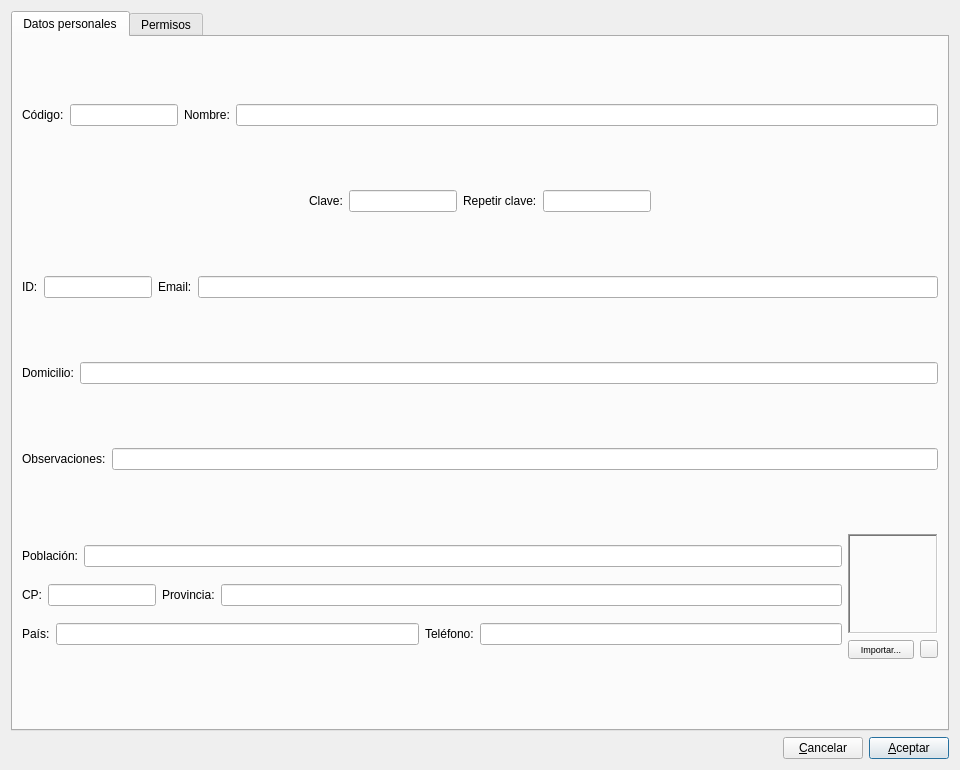
<?xml version="1.0" encoding="UTF-8"?>
<ui version="4.0">
 <class>usuario</class>
 <widget class="QDialog" name="usuario">
  <property name="geometry">
   <rect>
    <x>0</x>
    <y>0</y>
    <width>960</width>
    <height>770</height>
   </rect>
  </property>
  <property name="windowTitle">
   <string>Edición de usuario</string>
  </property>
  <layout class="QVBoxLayout" name="verticalLayout_5">
   <item>
    <widget class="QTabWidget" name="tabWidget">
     <property name="currentIndex">
      <number>0</number>
     </property>
     <widget class="QWidget" name="tab">
      <attribute name="title">
       <string>Datos personales</string>
      </attribute>
      <layout class="QVBoxLayout" name="verticalLayout_4">
       <item>
        <layout class="QHBoxLayout" name="horizontalLayout_2">
         <item>
          <widget class="QLabel" name="label">
           <property name="text">
            <string>Código:</string>
           </property>
          </widget>
         </item>
         <item>
          <widget class="QLineEdit" name="codigolineEdit">
           <property name="sizePolicy">
            <sizepolicy hsizetype="Fixed" vsizetype="Fixed">
             <horstretch>0</horstretch>
             <verstretch>0</verstretch>
            </sizepolicy>
           </property>
           <property name="readOnly">
            <bool>true</bool>
           </property>
          </widget>
         </item>
         <item>
          <widget class="QLabel" name="label_2">
           <property name="text">
            <string>Nombre:</string>
           </property>
          </widget>
         </item>
         <item>
          <widget class="QLineEdit" name="nombrelineEdit"/>
         </item>
        </layout>
       </item>
       <item>
        <layout class="QHBoxLayout" name="horizontalLayout_3">
         <item>
          <spacer name="horizontalSpacer_2">
           <property name="orientation">
            <enum>Qt::Orientation::Horizontal</enum>
           </property>
           <property name="sizeHint" stdset="0">
            <size>
             <width>40</width>
             <height>20</height>
            </size>
           </property>
          </spacer>
         </item>
         <item>
          <widget class="QLabel" name="label_15">
           <property name="text">
            <string>Clave:</string>
           </property>
          </widget>
         </item>
         <item>
          <widget class="QLineEdit" name="clave1lineEdit">
           <property name="sizePolicy">
            <sizepolicy hsizetype="Fixed" vsizetype="Fixed">
             <horstretch>0</horstretch>
             <verstretch>0</verstretch>
            </sizepolicy>
           </property>
           <property name="echoMode">
            <enum>QLineEdit::EchoMode::Password</enum>
           </property>
          </widget>
         </item>
         <item>
          <widget class="QLabel" name="label_4">
           <property name="text">
            <string>Repetir clave:</string>
           </property>
          </widget>
         </item>
         <item>
          <widget class="QLineEdit" name="clave2lineEdit">
           <property name="sizePolicy">
            <sizepolicy hsizetype="Fixed" vsizetype="Fixed">
             <horstretch>0</horstretch>
             <verstretch>0</verstretch>
            </sizepolicy>
           </property>
           <property name="echoMode">
            <enum>QLineEdit::EchoMode::Password</enum>
           </property>
          </widget>
         </item>
         <item>
          <spacer name="horizontalSpacer_3">
           <property name="orientation">
            <enum>Qt::Orientation::Horizontal</enum>
           </property>
           <property name="sizeHint" stdset="0">
            <size>
             <width>40</width>
             <height>20</height>
            </size>
           </property>
          </spacer>
         </item>
        </layout>
       </item>
       <item>
        <layout class="QHBoxLayout" name="horizontalLayout_4">
         <item>
          <widget class="QLabel" name="label_5">
           <property name="text">
            <string>ID:</string>
           </property>
          </widget>
         </item>
         <item>
          <widget class="QLineEdit" name="niflineEdit">
           <property name="sizePolicy">
            <sizepolicy hsizetype="Fixed" vsizetype="Fixed">
             <horstretch>0</horstretch>
             <verstretch>0</verstretch>
            </sizepolicy>
           </property>
          </widget>
         </item>
         <item>
          <widget class="QLabel" name="label_6">
           <property name="text">
            <string>Email:</string>
           </property>
          </widget>
         </item>
         <item>
          <widget class="QLineEdit" name="emaillineEdit"/>
         </item>
        </layout>
       </item>
       <item>
        <layout class="QHBoxLayout" name="horizontalLayout_5">
         <item>
          <widget class="QLabel" name="label_7">
           <property name="text">
            <string>Domicilio:</string>
           </property>
          </widget>
         </item>
         <item>
          <widget class="QLineEdit" name="domiciliolineEdit"/>
         </item>
        </layout>
       </item>
       <item>
        <layout class="QHBoxLayout" name="horizontalLayout_6">
         <item>
          <widget class="QLabel" name="label_13">
           <property name="text">
            <string>Observaciones:</string>
           </property>
          </widget>
         </item>
         <item>
          <widget class="QLineEdit" name="observacioneslineEdit"/>
         </item>
        </layout>
       </item>
       <item>
        <layout class="QHBoxLayout" name="horizontalLayout_11">
         <item>
          <layout class="QVBoxLayout" name="verticalLayout_3">
           <item>
            <layout class="QHBoxLayout" name="horizontalLayout_7">
             <item>
              <widget class="QLabel" name="label_8">
               <property name="text">
                <string>Población:</string>
               </property>
              </widget>
             </item>
             <item>
              <widget class="QLineEdit" name="poblacionlineEdit"/>
             </item>
            </layout>
           </item>
           <item>
            <layout class="QHBoxLayout" name="horizontalLayout_8">
             <item>
              <widget class="QLabel" name="label_9">
               <property name="text">
                <string>CP:</string>
               </property>
              </widget>
             </item>
             <item>
              <widget class="QLineEdit" name="cplineEdit">
               <property name="sizePolicy">
                <sizepolicy hsizetype="Fixed" vsizetype="Fixed">
                 <horstretch>0</horstretch>
                 <verstretch>0</verstretch>
                </sizepolicy>
               </property>
              </widget>
             </item>
             <item>
              <widget class="QLabel" name="label_10">
               <property name="text">
                <string>Provincia:</string>
               </property>
              </widget>
             </item>
             <item>
              <widget class="QLineEdit" name="provincialineEdit"/>
             </item>
            </layout>
           </item>
           <item>
            <layout class="QHBoxLayout" name="horizontalLayout_9">
             <item>
              <widget class="QLabel" name="label_12">
               <property name="text">
                <string>País:</string>
               </property>
              </widget>
             </item>
             <item>
              <widget class="QLineEdit" name="paislineEdit"/>
             </item>
             <item>
              <widget class="QLabel" name="label_11">
               <property name="text">
                <string>Teléfono:</string>
               </property>
              </widget>
             </item>
             <item>
              <widget class="QLineEdit" name="tfnolineEdit"/>
             </item>
            </layout>
           </item>
          </layout>
         </item>
         <item>
          <layout class="QVBoxLayout" name="verticalLayout_2">
           <item>
            <widget class="QLabel" name="fotolabel">
             <property name="sizePolicy">
              <sizepolicy hsizetype="Fixed" vsizetype="Fixed">
               <horstretch>0</horstretch>
               <verstretch>0</verstretch>
              </sizepolicy>
             </property>
             <property name="minimumSize">
              <size>
               <width>90</width>
               <height>100</height>
              </size>
             </property>
             <property name="maximumSize">
              <size>
               <width>90</width>
               <height>100</height>
              </size>
             </property>
             <property name="frameShape">
              <enum>QFrame::Shape::WinPanel</enum>
             </property>
             <property name="frameShadow">
              <enum>QFrame::Shadow::Sunken</enum>
             </property>
             <property name="lineWidth">
              <number>0</number>
             </property>
             <property name="text">
              <string/>
             </property>
            </widget>
           </item>
           <item>
            <layout class="QHBoxLayout" name="horizontalLayout_10">
             <item>
              <widget class="QPushButton" name="fotopushButton">
               <property name="sizePolicy">
                <sizepolicy hsizetype="Minimum" vsizetype="Minimum">
                 <horstretch>0</horstretch>
                 <verstretch>0</verstretch>
                </sizepolicy>
               </property>
               <property name="maximumSize">
                <size>
                 <width>66</width>
                 <height>21</height>
                </size>
               </property>
               <property name="font">
                <font>
                 <pointsize>7</pointsize>
                </font>
               </property>
               <property name="text">
                <string>Importar...</string>
               </property>
              </widget>
             </item>
             <item>
              <widget class="QPushButton" name="borrafotopushButton">
               <property name="maximumSize">
                <size>
                 <width>18</width>
                 <height>18</height>
                </size>
               </property>
               <property name="text">
                <string/>
               </property>
               <property name="icon">
                <iconset resource="keme.qrc">
                 <normaloff>:/iconos/graf/borraelem.png</normaloff>:/iconos/graf/borraelem.png</iconset>
               </property>
               <property name="iconSize">
                <size>
                 <width>12</width>
                 <height>12</height>
                </size>
               </property>
              </widget>
             </item>
            </layout>
           </item>
          </layout>
         </item>
        </layout>
       </item>
      </layout>
     </widget>
     <widget class="QWidget" name="tab_2">
      <attribute name="title">
       <string>Permisos</string>
      </attribute>
      <layout class="QVBoxLayout" name="verticalLayout">
       <item>
        <layout class="QGridLayout" name="gridLayout">
         <item row="17" column="1">
          <widget class="QCheckBox" name="checkBox70">
           <property name="text">
            <string>Previsiones-realizaciones</string>
           </property>
          </widget>
         </item>
         <item row="19" column="0">
          <widget class="QCheckBox" name="checkBox77">
           <property name="text">
            <string>Marcar como cerrado ejercicio</string>
           </property>
          </widget>
         </item>
         <item row="13" column="2">
          <widget class="QCheckBox" name="checkBox55">
           <property name="text">
            <string>Libro facturas recibidas</string>
           </property>
          </widget>
         </item>
         <item row="14" column="1">
          <widget class="QCheckBox" name="checkBox58">
           <property name="text">
            <string>Imputaciones cuenta</string>
           </property>
          </widget>
         </item>
         <item row="13" column="1">
          <widget class="QCheckBox" name="checkBox54">
           <property name="text">
            <string>Chequear libros de facturas (IVA)</string>
           </property>
          </widget>
         </item>
         <item row="18" column="1">
          <widget class="QCheckBox" name="checkBox74">
           <property name="text">
            <string>Importar asientos</string>
           </property>
          </widget>
         </item>
         <item row="12" column="0">
          <widget class="QCheckBox" name="checkBox49">
           <property name="text">
            <string>IVA repercutido</string>
           </property>
          </widget>
         </item>
         <item row="11" column="0">
          <widget class="QCheckBox" name="checkBox45">
           <property name="text">
            <string>Asignar tipos vencim. a cuentas</string>
           </property>
          </widget>
         </item>
         <item row="0" column="1">
          <widget class="QCheckBox" name="checkBox2">
           <property name="text">
            <string>Edición ejercicios contables</string>
           </property>
          </widget>
         </item>
         <item row="9" column="2">
          <widget class="QCheckBox" name="checkBox39">
           <property name="text">
            <string>Importar cuaderno 43</string>
           </property>
          </widget>
         </item>
         <item row="17" column="2">
          <widget class="QCheckBox" name="checkBox71">
           <property name="text">
            <string>Asiento amortizaciones</string>
           </property>
          </widget>
         </item>
         <item row="19" column="1">
          <widget class="QCheckBox" name="checkBox78">
           <property name="text">
            <string>Asignar diario</string>
           </property>
          </widget>
         </item>
         <item row="15" column="1">
          <widget class="QCheckBox" name="checkBox62">
           <property name="text">
            <string>Cambiar imputaciones a cuenta</string>
           </property>
          </widget>
         </item>
         <item row="7" column="3">
          <widget class="QCheckBox" name="checkBox32">
           <property name="text">
            <string>Tipos de diario</string>
           </property>
          </widget>
         </item>
         <item row="17" column="3">
          <widget class="QCheckBox" name="checkBox72">
           <property name="text">
            <string>Plan de amortizaciones</string>
           </property>
          </widget>
         </item>
         <item row="10" column="2">
          <widget class="QCheckBox" name="checkBox43">
           <property name="text">
            <string>Procesar vencimientos</string>
           </property>
          </widget>
         </item>
         <item row="13" column="3">
          <widget class="QCheckBox" name="checkBox56">
           <property name="text">
            <string>Libro facturas emitidas</string>
           </property>
          </widget>
         </item>
         <item row="6" column="1">
          <widget class="QCheckBox" name="checkBox26">
           <property name="text">
            <string>Imprimir diario</string>
           </property>
          </widget>
         </item>
         <item row="14" column="2">
          <widget class="QCheckBox" name="checkBox59">
           <property name="text">
            <string>Ver inputaciones diario</string>
           </property>
          </widget>
         </item>
         <item row="1" column="3">
          <widget class="QCheckBox" name="checkBox8">
           <property name="text">
            <string>Crear/borrar base datos</string>
           </property>
          </widget>
         </item>
         <item row="13" column="0">
          <widget class="QCheckBox" name="checkBox53">
           <property name="text">
            <string>Asignar cuentas a tipos de IVA</string>
           </property>
          </widget>
         </item>
         <item row="2" column="0">
          <widget class="QCheckBox" name="checkBox9">
           <property name="text">
            <string>Copiar empresa</string>
           </property>
          </widget>
         </item>
         <item row="10" column="1">
          <widget class="QCheckBox" name="checkBox42">
           <property name="text">
            <string>Asignar vencimientos</string>
           </property>
          </widget>
         </item>
         <item row="2" column="2">
          <widget class="QCheckBox" name="checkBox11">
           <property name="text">
            <string>Plan</string>
           </property>
          </widget>
         </item>
         <item row="10" column="3">
          <widget class="QCheckBox" name="checkBox44">
           <property name="text">
            <string>Domiciliaciones bancarias</string>
           </property>
          </widget>
         </item>
         <item row="4" column="2">
          <widget class="QCheckBox" name="checkBox19">
           <property name="text">
            <string>Edición asientos</string>
           </property>
          </widget>
         </item>
         <item row="3" column="0">
          <widget class="QCheckBox" name="checkBox13">
           <property name="text">
            <string>Datos accesorios cuenta auxiliar</string>
           </property>
          </widget>
         </item>
         <item row="3" column="3">
          <widget class="QCheckBox" name="checkBox16">
           <property name="text">
            <string>Exportar plan</string>
           </property>
          </widget>
         </item>
         <item row="8" column="1">
          <widget class="QCheckBox" name="checkBox34">
           <property name="text">
            <string>Edición de regularizaciones</string>
           </property>
          </widget>
         </item>
         <item row="0" column="3">
          <widget class="QCheckBox" name="checkBox4">
           <property name="text">
            <string>Editar notas</string>
           </property>
          </widget>
         </item>
         <item row="18" column="0">
          <widget class="QCheckBox" name="checkBox73">
           <property name="text">
            <string>Preferencias puesto</string>
           </property>
          </widget>
         </item>
         <item row="18" column="2">
          <widget class="QCheckBox" name="checkBox75">
           <property name="text">
            <string>Importar Contaplús</string>
           </property>
          </widget>
         </item>
         <item row="4" column="3">
          <widget class="QCheckBox" name="checkBox20">
           <property name="text">
            <string>Marcar revisado asiento</string>
           </property>
          </widget>
         </item>
         <item row="11" column="3">
          <widget class="QCheckBox" name="checkBox48">
           <property name="text">
            <string>IVA soportado</string>
           </property>
          </widget>
         </item>
         <item row="6" column="2">
          <widget class="QCheckBox" name="checkBox27">
           <property name="text">
            <string>Edición conceptos contables</string>
           </property>
          </widget>
         </item>
         <item row="14" column="3">
          <widget class="QCheckBox" name="checkBox60">
           <property name="text">
            <string>Intercambia CI diario</string>
           </property>
          </widget>
         </item>
         <item row="15" column="3">
          <widget class="QCheckBox" name="checkBox64">
           <property name="text">
            <string>Edición estados</string>
           </property>
          </widget>
         </item>
         <item row="17" column="0">
          <widget class="QCheckBox" name="checkBox69">
           <property name="text">
            <string>Edición presupuestos</string>
           </property>
          </widget>
         </item>
         <item row="1" column="1">
          <widget class="QCheckBox" name="checkBox6">
           <property name="text">
            <string>Conexión base de datos</string>
           </property>
          </widget>
         </item>
         <item row="15" column="0">
          <widget class="QCheckBox" name="checkBox61">
           <property name="text">
            <string>Reasignar imputaciones</string>
           </property>
          </widget>
         </item>
         <item row="3" column="2">
          <widget class="QCheckBox" name="checkBox15">
           <property name="text">
            <string>Bloquear cuentas</string>
           </property>
          </widget>
         </item>
         <item row="2" column="3">
          <widget class="QCheckBox" name="checkBox12">
           <property name="text">
            <string>Cuentas auxiliares/Externos</string>
           </property>
          </widget>
         </item>
         <item row="20" column="2">
          <widget class="QCheckBox" name="checkBox83">
           <property name="text">
            <string>Activar visor local</string>
           </property>
          </widget>
         </item>
         <item row="11" column="1">
          <widget class="QCheckBox" name="checkBox46">
           <property name="text">
            <string>Editar tipos vencimiento/formas pago</string>
           </property>
          </widget>
         </item>
         <item row="19" column="3">
          <widget class="QCheckBox" name="checkBox80">
           <property name="text">
            <string>Consolidación</string>
           </property>
          </widget>
         </item>
         <item row="16" column="0">
          <widget class="QCheckBox" name="checkBox65">
           <property name="text">
            <string>ECPN Pymes</string>
           </property>
          </widget>
         </item>
         <item row="12" column="1">
          <widget class="QCheckBox" name="checkBox50">
           <property name="text">
            <string>IVA AIB</string>
           </property>
          </widget>
         </item>
         <item row="20" column="0">
          <widget class="QCheckBox" name="checkBox81">
           <property name="text">
            <string>Copia seguridad</string>
           </property>
          </widget>
         </item>
         <item row="6" column="0">
          <widget class="QCheckBox" name="checkBox25">
           <property name="text">
            <string>Cargar espera</string>
           </property>
          </widget>
         </item>
         <item row="0" column="0">
          <widget class="QCheckBox" name="checkBox1">
           <property name="text">
            <string>Configuración empresa</string>
           </property>
          </widget>
         </item>
         <item row="12" column="3">
          <widget class="QCheckBox" name="checkBox52">
           <property name="text">
            <string>TIPOS DE IVA</string>
           </property>
          </widget>
         </item>
         <item row="12" column="2">
          <widget class="QCheckBox" name="checkBox51">
           <property name="text">
            <string>IVA EIB</string>
           </property>
          </widget>
         </item>
         <item row="16" column="3">
          <widget class="QCheckBox" name="checkBox68">
           <property name="text">
            <string>Procesar memoria</string>
           </property>
          </widget>
         </item>
         <item row="20" column="3">
          <widget class="QCheckBox" name="checkBox84">
           <property name="text">
            <string>SII</string>
           </property>
          </widget>
         </item>
         <item row="16" column="1">
          <widget class="QCheckBox" name="checkBox66">
           <property name="text">
            <string>XML Cuentas</string>
           </property>
          </widget>
         </item>
         <item row="8" column="3">
          <widget class="QCheckBox" name="checkBox36">
           <property name="text">
            <string>Balance de sumas y saldo</string>
           </property>
          </widget>
         </item>
         <item row="19" column="2">
          <widget class="QCheckBox" name="checkBox79">
           <property name="text">
            <string>Agrupar TEX en libro</string>
           </property>
          </widget>
         </item>
         <item row="2" column="1">
          <widget class="QCheckBox" name="checkBox10">
           <property name="text">
            <string>Tablas AEAT/Mercantiles</string>
           </property>
          </widget>
         </item>
         <item row="20" column="1">
          <widget class="QCheckBox" name="checkBox82">
           <property name="text">
            <string>Utilidades contabilidad</string>
           </property>
          </widget>
         </item>
         <item row="6" column="3">
          <widget class="QCheckBox" name="checkBox28">
           <property name="text">
            <string>Edición asientos automáticos</string>
           </property>
          </widget>
         </item>
         <item row="16" column="2">
          <widget class="QCheckBox" name="checkBox67">
           <property name="text">
            <string>XML IS</string>
           </property>
          </widget>
         </item>
         <item row="4" column="0">
          <widget class="QCheckBox" name="checkBox17">
           <property name="text">
            <string>Importar plan</string>
           </property>
          </widget>
         </item>
         <item row="7" column="2">
          <widget class="QCheckBox" name="checkBox31">
           <property name="text">
            <string>Fin ejercicio</string>
           </property>
          </widget>
         </item>
         <item row="5" column="0">
          <widget class="QCheckBox" name="checkBox21">
           <property name="text">
            <string>Asigna fichero documento</string>
           </property>
          </widget>
         </item>
         <item row="1" column="2">
          <widget class="QCheckBox" name="checkBox7">
           <property name="text">
            <string>Gestión de usuarios</string>
           </property>
          </widget>
         </item>
         <item row="5" column="1">
          <widget class="QCheckBox" name="checkBox22">
           <property name="text">
            <string>Borrar asiento</string>
           </property>
          </widget>
         </item>
         <item row="15" column="2">
          <widget class="QCheckBox" name="checkBox63">
           <property name="text">
            <string>Ejecutar Estados Contables</string>
           </property>
          </widget>
         </item>
         <item row="1" column="0">
          <widget class="QCheckBox" name="checkBox5">
           <property name="text">
            <string>Consultar notas</string>
           </property>
          </widget>
         </item>
         <item row="7" column="1">
          <widget class="QCheckBox" name="checkBox30">
           <property name="text">
            <string>Exportar automáticos</string>
           </property>
          </widget>
         </item>
         <item row="8" column="2">
          <widget class="QCheckBox" name="checkBox35">
           <property name="text">
            <string>Importar regularizaciones</string>
           </property>
          </widget>
         </item>
         <item row="10" column="0">
          <widget class="QCheckBox" name="checkBox41">
           <property name="text">
            <string>Consultar retenciones</string>
           </property>
          </widget>
         </item>
         <item row="9" column="3">
          <widget class="QCheckBox" name="checkBox40">
           <property name="text">
            <string>Conceptos de conciliación</string>
           </property>
          </widget>
         </item>
         <item row="11" column="2">
          <widget class="QCheckBox" name="checkBox47">
           <property name="text">
            <string>Vencimientos anulados</string>
           </property>
          </widget>
         </item>
         <item row="18" column="3">
          <widget class="QCheckBox" name="checkBox76">
           <property name="text">
            <string>Procesar fichero importación</string>
           </property>
          </widget>
         </item>
         <item row="5" column="3">
          <widget class="QCheckBox" name="checkBox24">
           <property name="text">
            <string>Acceso portapales</string>
           </property>
          </widget>
         </item>
         <item row="9" column="0">
          <widget class="QCheckBox" name="checkBox37">
           <property name="text">
            <string>Modelos operaciones, 347/340</string>
           </property>
          </widget>
         </item>
         <item row="4" column="1">
          <widget class="QCheckBox" name="checkBox18">
           <property name="text">
            <string>Nuevo asiento</string>
           </property>
          </widget>
         </item>
         <item row="8" column="0">
          <widget class="QCheckBox" name="checkBox33">
           <property name="text">
            <string>Ejecutar regularizaciones</string>
           </property>
          </widget>
         </item>
         <item row="14" column="0">
          <widget class="QCheckBox" name="checkBox57">
           <property name="text">
            <string>Edición CI</string>
           </property>
          </widget>
         </item>
         <item row="9" column="1">
          <widget class="QCheckBox" name="checkBox38">
           <property name="text">
            <string>Conciliación de cuentas</string>
           </property>
          </widget>
         </item>
         <item row="0" column="2">
          <widget class="QCheckBox" name="checkBox3">
           <property name="text">
            <string>Habilitar/Deshabilitar períodos</string>
           </property>
          </widget>
         </item>
         <item row="3" column="1">
          <widget class="QCheckBox" name="checkBox14">
           <property name="text">
            <string>Asignar IVA/Retención a cuentas</string>
           </property>
          </widget>
         </item>
         <item row="7" column="0">
          <widget class="QCheckBox" name="checkBox29">
           <property name="text">
            <string>Ejecutar automáticos</string>
           </property>
          </widget>
         </item>
         <item row="5" column="2">
          <widget class="QCheckBox" name="checkBox23">
           <property name="text">
            <string>Filtrar diario</string>
           </property>
          </widget>
         </item>
         <item row="21" column="0">
          <widget class="QCheckBox" name="checkBox85">
           <property name="text">
            <string>Contabiliza/Renumera borrador</string>
           </property>
          </widget>
         </item>
        </layout>
       </item>
       <item>
        <layout class="QHBoxLayout" name="horizontalLayout">
         <item>
          <spacer name="horizontalSpacer">
           <property name="orientation">
            <enum>Qt::Orientation::Horizontal</enum>
           </property>
           <property name="sizeHint" stdset="0">
            <size>
             <width>40</width>
             <height>20</height>
            </size>
           </property>
          </spacer>
         </item>
         <item>
          <widget class="QPushButton" name="todopushButton">
           <property name="text">
            <string>Chequear &amp;todo</string>
           </property>
           <property name="icon">
            <iconset resource="keme.qrc">
             <normaloff>:/iconos/graf/reload2.png</normaloff>:/iconos/graf/reload2.png</iconset>
           </property>
          </widget>
         </item>
         <item>
          <widget class="QPushButton" name="nadapushButton">
           <property name="text">
            <string>Chequear &amp;nada</string>
           </property>
           <property name="icon">
            <iconset resource="keme.qrc">
             <normaloff>:/iconos/graf/borraelem.png</normaloff>:/iconos/graf/borraelem.png</iconset>
           </property>
          </widget>
         </item>
        </layout>
       </item>
      </layout>
     </widget>
    </widget>
   </item>
   <item>
    <layout class="QHBoxLayout" name="horizontalLayout_12">
     <item>
      <spacer name="horizontalSpacer_4">
       <property name="orientation">
        <enum>Qt::Orientation::Horizontal</enum>
       </property>
       <property name="sizeHint" stdset="0">
        <size>
         <width>40</width>
         <height>20</height>
        </size>
       </property>
      </spacer>
     </item>
     <item>
      <widget class="QPushButton" name="cancelarpushButton">
       <property name="text">
        <string>&amp;Cancelar</string>
       </property>
       <property name="icon">
        <iconset resource="keme.qrc">
         <normaloff>:/iconos/graf/borrar.png</normaloff>:/iconos/graf/borrar.png</iconset>
       </property>
      </widget>
     </item>
     <item>
      <widget class="QPushButton" name="aceptarpushButton">
       <property name="text">
        <string>&amp;Aceptar</string>
       </property>
       <property name="icon">
        <iconset resource="keme.qrc">
         <normaloff>:/iconos/graf/check2.png</normaloff>:/iconos/graf/check2.png</iconset>
       </property>
       <property name="default">
        <bool>true</bool>
       </property>
      </widget>
     </item>
    </layout>
   </item>
  </layout>
 </widget>
 <tabstops>
  <tabstop>tabWidget</tabstop>
  <tabstop>codigolineEdit</tabstop>
  <tabstop>nombrelineEdit</tabstop>
  <tabstop>clave1lineEdit</tabstop>
  <tabstop>clave2lineEdit</tabstop>
  <tabstop>niflineEdit</tabstop>
  <tabstop>emaillineEdit</tabstop>
  <tabstop>domiciliolineEdit</tabstop>
  <tabstop>observacioneslineEdit</tabstop>
  <tabstop>poblacionlineEdit</tabstop>
  <tabstop>cplineEdit</tabstop>
  <tabstop>provincialineEdit</tabstop>
  <tabstop>paislineEdit</tabstop>
  <tabstop>tfnolineEdit</tabstop>
  <tabstop>fotopushButton</tabstop>
  <tabstop>borrafotopushButton</tabstop>
  <tabstop>checkBox1</tabstop>
  <tabstop>checkBox2</tabstop>
  <tabstop>checkBox3</tabstop>
  <tabstop>checkBox4</tabstop>
  <tabstop>checkBox5</tabstop>
  <tabstop>checkBox6</tabstop>
  <tabstop>checkBox7</tabstop>
  <tabstop>checkBox8</tabstop>
  <tabstop>checkBox9</tabstop>
  <tabstop>checkBox10</tabstop>
  <tabstop>checkBox11</tabstop>
  <tabstop>checkBox12</tabstop>
  <tabstop>checkBox13</tabstop>
  <tabstop>checkBox14</tabstop>
  <tabstop>checkBox15</tabstop>
  <tabstop>checkBox16</tabstop>
  <tabstop>checkBox17</tabstop>
  <tabstop>checkBox18</tabstop>
  <tabstop>checkBox19</tabstop>
  <tabstop>checkBox20</tabstop>
  <tabstop>checkBox21</tabstop>
  <tabstop>checkBox22</tabstop>
  <tabstop>checkBox23</tabstop>
  <tabstop>checkBox24</tabstop>
  <tabstop>checkBox25</tabstop>
  <tabstop>checkBox26</tabstop>
  <tabstop>checkBox27</tabstop>
  <tabstop>checkBox28</tabstop>
  <tabstop>checkBox29</tabstop>
  <tabstop>checkBox30</tabstop>
  <tabstop>checkBox31</tabstop>
  <tabstop>checkBox32</tabstop>
  <tabstop>checkBox33</tabstop>
  <tabstop>checkBox34</tabstop>
  <tabstop>checkBox35</tabstop>
  <tabstop>checkBox36</tabstop>
  <tabstop>checkBox37</tabstop>
  <tabstop>checkBox38</tabstop>
  <tabstop>checkBox39</tabstop>
  <tabstop>checkBox40</tabstop>
  <tabstop>checkBox41</tabstop>
  <tabstop>checkBox42</tabstop>
  <tabstop>checkBox43</tabstop>
  <tabstop>checkBox44</tabstop>
  <tabstop>checkBox45</tabstop>
  <tabstop>checkBox46</tabstop>
  <tabstop>checkBox47</tabstop>
  <tabstop>checkBox48</tabstop>
  <tabstop>checkBox49</tabstop>
  <tabstop>checkBox50</tabstop>
  <tabstop>checkBox51</tabstop>
  <tabstop>checkBox52</tabstop>
  <tabstop>checkBox53</tabstop>
  <tabstop>checkBox54</tabstop>
  <tabstop>checkBox55</tabstop>
  <tabstop>checkBox56</tabstop>
  <tabstop>checkBox57</tabstop>
  <tabstop>checkBox58</tabstop>
  <tabstop>checkBox59</tabstop>
  <tabstop>checkBox60</tabstop>
  <tabstop>checkBox61</tabstop>
  <tabstop>checkBox62</tabstop>
  <tabstop>checkBox63</tabstop>
  <tabstop>checkBox64</tabstop>
  <tabstop>checkBox65</tabstop>
  <tabstop>checkBox66</tabstop>
  <tabstop>checkBox67</tabstop>
  <tabstop>checkBox68</tabstop>
  <tabstop>checkBox69</tabstop>
  <tabstop>checkBox70</tabstop>
  <tabstop>checkBox71</tabstop>
  <tabstop>checkBox72</tabstop>
  <tabstop>checkBox73</tabstop>
  <tabstop>checkBox74</tabstop>
  <tabstop>checkBox75</tabstop>
  <tabstop>checkBox76</tabstop>
  <tabstop>checkBox77</tabstop>
  <tabstop>checkBox78</tabstop>
  <tabstop>checkBox79</tabstop>
  <tabstop>checkBox80</tabstop>
  <tabstop>checkBox81</tabstop>
  <tabstop>checkBox82</tabstop>
  <tabstop>checkBox83</tabstop>
  <tabstop>checkBox84</tabstop>
  <tabstop>checkBox85</tabstop>
  <tabstop>todopushButton</tabstop>
  <tabstop>nadapushButton</tabstop>
  <tabstop>aceptarpushButton</tabstop>
  <tabstop>cancelarpushButton</tabstop>
 </tabstops>
 <resources>
  <include location="keme.qrc"/>
 </resources>
 <connections>
  <connection>
   <sender>cancelarpushButton</sender>
   <signal>clicked()</signal>
   <receiver>usuario</receiver>
   <slot>reject()</slot>
   <hints>
    <hint type="sourcelabel">
     <x>861</x>
     <y>722</y>
    </hint>
    <hint type="destinationlabel">
     <x>681</x>
     <y>454</y>
    </hint>
   </hints>
  </connection>
 </connections>
</ui>
